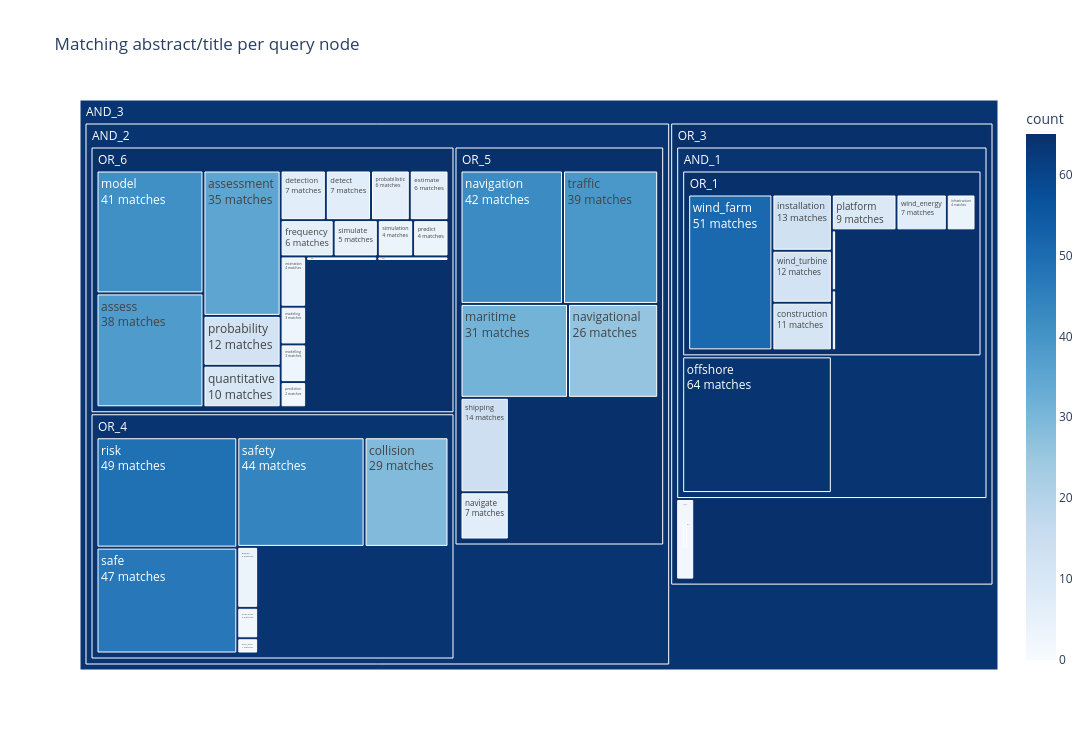

This figure's notebook cell:
### Markdown cell above
### Keywords analysis

### Code cell
from slrrag.toolbox import query_treemap

main_query = """
(
    (
        ("offshore") 
        AND 
        ("infrastructure" OR "construction" OR "installation" OR "windfarm" OR "wind farm" OR  "windmill" OR 
        "wind turbine" OR "wind park" OR "wind energy" OR "platform")
    )
    OR 
    ("flotel" OR "Aquaculture farm" OR "Artificial Island" OR "Synthetic Island")
)
AND
(
	( "collision" OR "allision" OR "near miss" OR "near-miss" OR "risk" OR "safety" OR "safe") AND 
    ( "navigate" OR "navigation" OR "navigational" OR "maritime" OR "shipping" OR "traffic")
	AND 
	("quantitative" OR "quantification" OR "probability" OR "probabilistic" OR "likelihood" 
        OR "frequency" OR "assess" OR "assessment" OR "predict" OR "predicting"
        OR "prediction" OR "model" OR "modeling" OR "modelling" OR "simulate"
        OR "simulation" OR "estimate" OR "estimation" OR "detect" OR "detection")
)
"""
tree = query_treemap.parse_query(main_query)
agg = query_treemap.aggregate_by_node(
    df=df_04,
    tree=tree,
    columns=["title", "abstract"],
    binary_columns=["is_reference"],
    stemming=False,
).sort_values("count", ascending=False)
fig = query_treemap.treemap(agg, width=1250, height=750)
fig

### Figure 1 — Plotly figure (JSON) as saved in the notebook; plotly's stock layout.template omitted (floating-point values rounded to 4 significant figures)
{"data": [{"customdata": [[19], [19], [19], [19], [19], [19], [19], [19], [19], [14], [18], [14], [14], [13], [12], [12], [16], [16], [10], [9], [9], [7], [5], [3], [3], [7], [6], [3], [1], [0], [0], [2], [3], [3], [1], [2], [1], [4], [1], [2], [1], [1], [2], [1], [0], [0], [0], [0], [1], [0], [1], [0], [0], [0], [0], [0], [0]], "domain": {"x": [0, 1], "y": [0, 1]}, "hovertemplate": "%{label}<br>matching: %{value}<br>is_reference: %{customdata[0]}<extra></extra>", "labels": ["OR_1", "OR_6", "OR_5", "OR_3", "OR_4", "offshore", "AND_2", "AND_1", "AND_3", "wind_farm", "risk", "safe", "safety", "navigation", "model", "traffic", "assess", "assessment", "maritime", "collision", "navigational", "shipping", "installation", "wind_turbine", "probability", "construction", "quantitative", "platform", "wind_energy", "detection", "detect", "navigate", "probabilistic", "estimate", "frequency", "simulate", "infrastructure", "allision", "simulation", "predict", "estimation", "modeling", "modelling", "prediction", "near-miss", "Aquaculture_farm", "OR_2", "windfarm", "wind_park", "near_miss", "likelihood", "predicting", "windmill", "Synthetic_Island", "Artificial_Island", "flotel", "quantification"], "marker": {"coloraxis": "coloraxis", "colors": [65, 65, 65, 65, 64, 64, 64, 64, 64, 51, 49, 47, 44, 42, 41, 39, 38, 35, 31, 29, 26, 14, 13, 12, 12, 11, 10, 9, 7, 7, 7, 7, 6, 6, 6, 5, 4, 4, 4, 4, 4, 3, 3, 2, 2, 2, 2, 1, 1, 1, 1, 1, 0, 0, 0, 0, 0]}, "name": "", "parents": ["AND_1", "AND_2", "AND_2", "AND_3", "AND_2", "AND_1", "AND_3", "OR_3", "", "OR_1", "OR_4", "OR_4", "OR_4", "OR_5", "OR_6", "OR_5", "OR_6", "OR_6", "OR_5", "OR_4", "OR_5", "OR_5", "OR_1", "OR_1", "OR_6", "OR_1", "OR_6", "OR_1", "OR_1", "OR_6", "OR_6", "OR_5", "OR_6", "OR_6", "OR_6", "OR_6", "OR_1", "OR_4", "OR_6", "OR_6", "OR_6", "OR_6", "OR_6", "OR_6", "OR_4", "OR_2", "OR_3", "OR_1", "OR_1", "OR_4", "OR_6", "OR_6", "OR_1", "OR_2", "OR_2", "OR_2", "OR_6"], "texttemplate": "%{label}<br>%{value} matches", "type": "treemap", "values": [65, 65, 65, 65, 64, 64, 64, 64, 64, 51, 49, 47, 44, 42, 41, 39, 38, 35, 31, 29, 26, 14, 13, 12, 12, 11, 10, 9, 7, 7, 7, 7, 6, 6, 6, 5, 4, 4, 4, 4, 4, 3, 3, 2, 2, 2, 2, 1, 1, 1, 1, 1, 0, 0, 0, 0, 0]}], "layout": {"coloraxis": {"autocolorscale": false, "colorbar": {"title": {"text": "count"}}, "colorscale": [[0, "rgb(247,251,255)"], [0.125, "rgb(222,235,247)"], [0.25, "rgb(198,219,239)"], [0.375, "rgb(158,202,225)"], [0.5, "rgb(107,174,214)"], [0.625, "rgb(66,146,198)"], [0.75, "rgb(33,113,181)"], [0.875, "rgb(8,81,156)"], [1, "rgb(8,48,107)"]]}, "height": 750, "legend": {"tracegroupgap": 0}, "title": {"text": "Matching abstract/title per query node"}, "width": 1250}}
